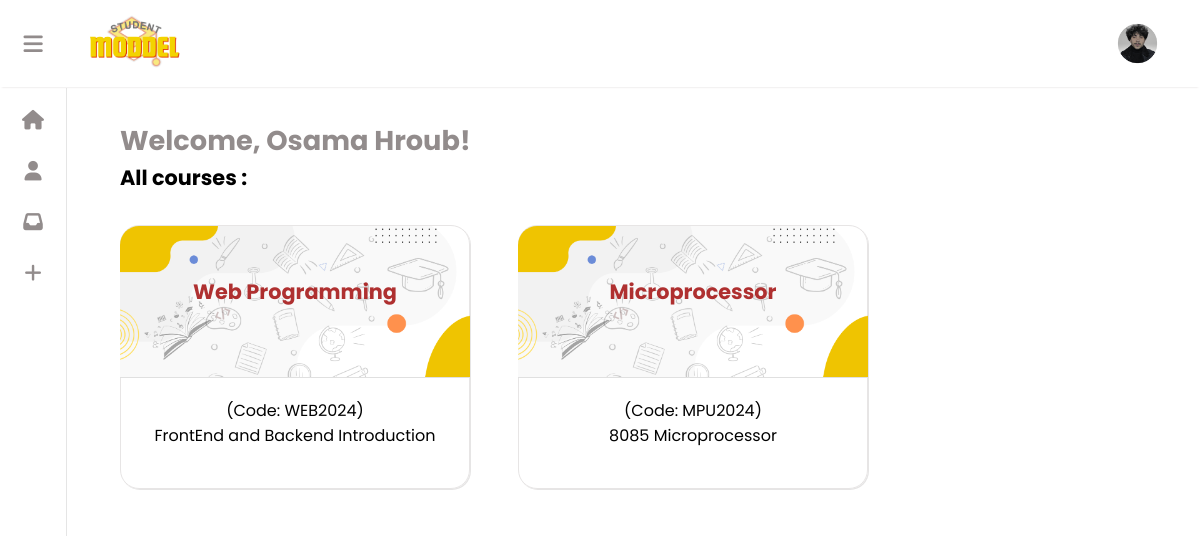
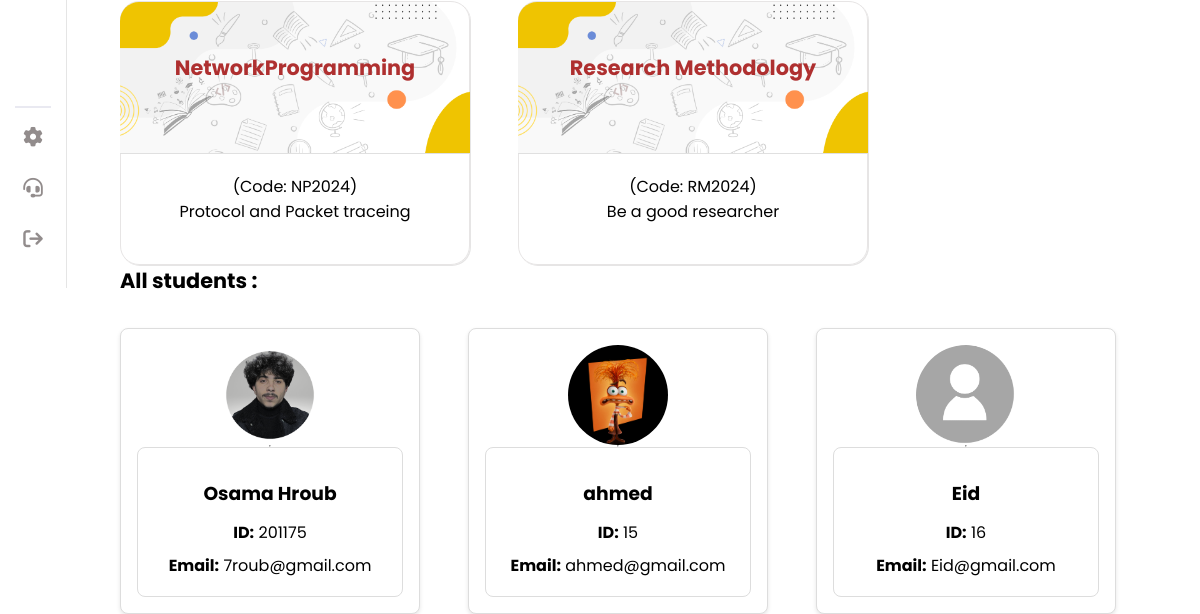
Before: / (signed in) with the older database file (2 pictures, top to bottom).
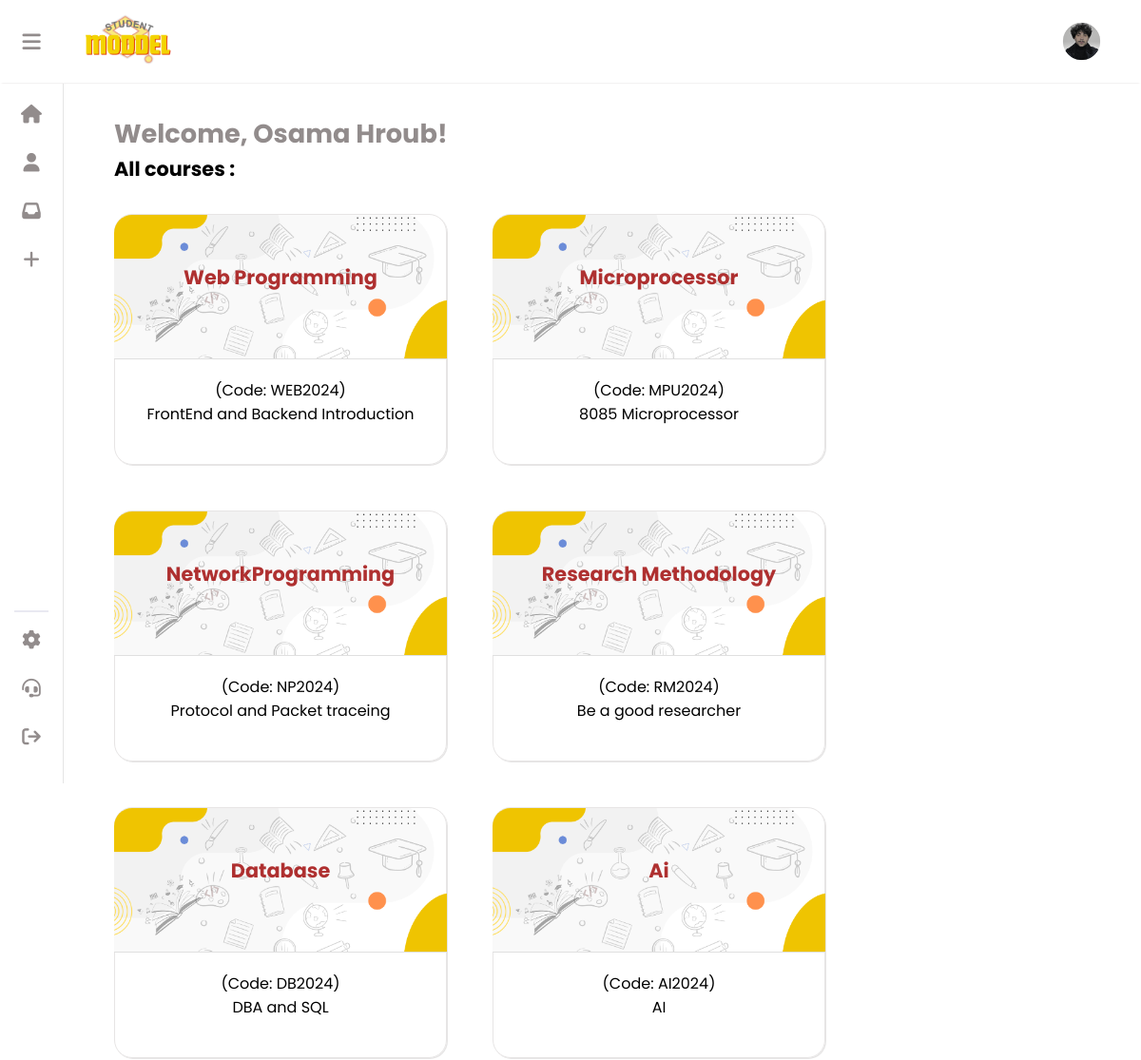
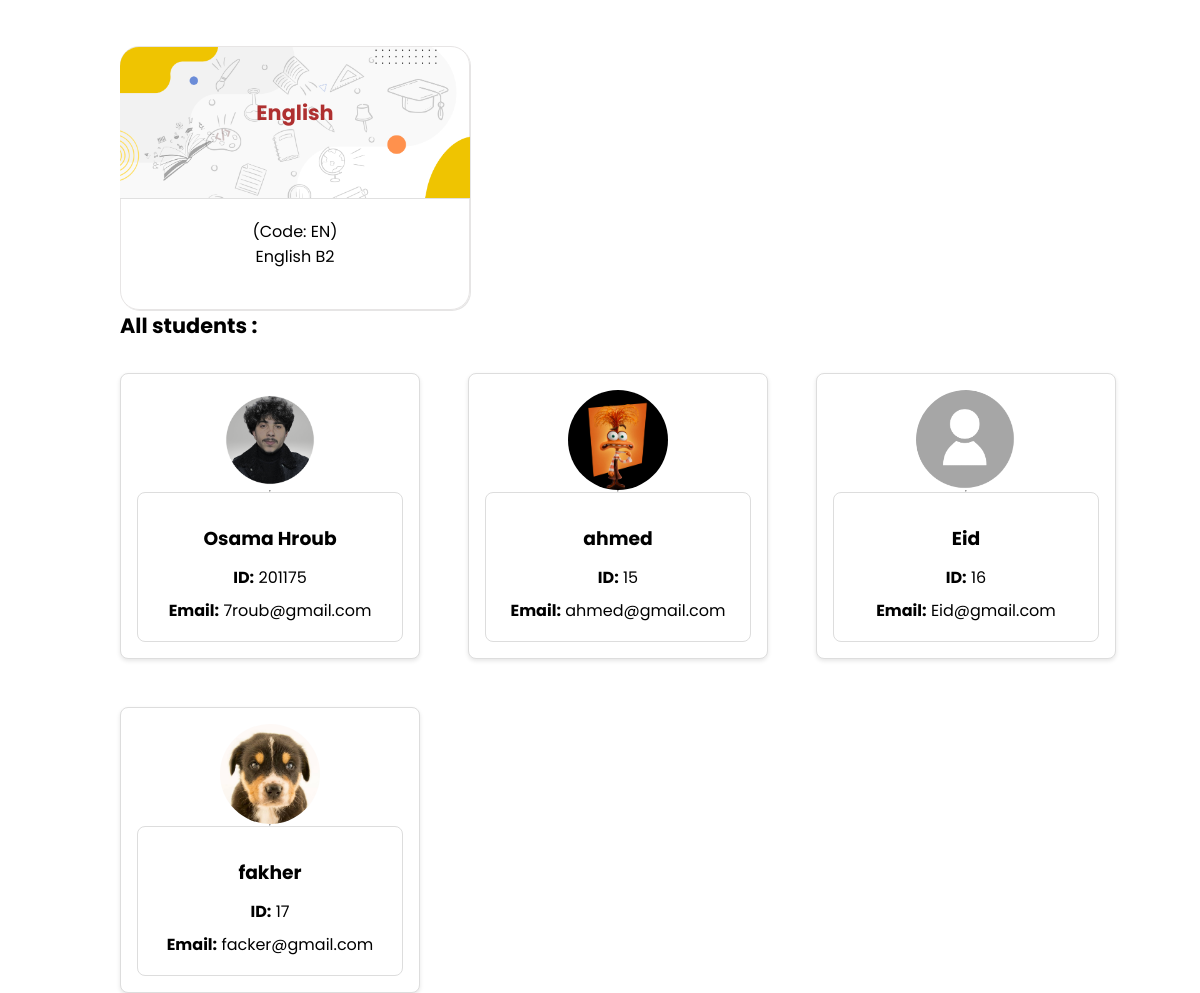
After: the same page with the newer database file (2 pictures, top to bottom).
### crud/models.py (models this page shows, shortened)
class Student(models.Model):
    fullname = models.CharField(max_length=90,null=False,default='No Name Provided')
    user = models.ForeignKey(User, on_delete=models.CASCADE, default=1)
    email = models.CharField(max_length=100)
    id_user = models.IntegerField( null=True)
    avatar = models.ImageField(upload_to='avatars/', null=True, blank=True, default= 'defult.png')
    bio = models.CharField(max_length=250 , null=True, blank=True, default='None')

class Courses(models.Model):
    code = models.CharField(primary_key=True, max_length=10)
    name = models.CharField(max_length=100)
    description = models.CharField(max_length=255)
    prerequisites = models.ManyToManyField('self', through='Prerequisties', symmetrical=False)
    instractor = models.CharField(max_length=30,default='')
    capacity = models.IntegerField(default=0)
    schedule_id = models.ForeignKey(CoruseSchedules,on_delete=models.CASCADE,null=True,unique=True)

### crud/views.py (the view)
# urls.py: path('', views.home, name=''),
@login_required(login_url='/login'  )
def home(request):
    userl = request.user#used to return user to the home page also i used this for the user photo in the navigatior u will see that i do the same thing may time becouse i
    print(f'Logged-in user: {userl}')
    student = Student.objects.filter(user=userl).first()
    print(f'Student found: {student}')
    courseAdmin = Courses.objects.all()
    courses = []
    students = Student.objects.all()
    if student:
        registrations = studentsReg.objects.filter(student_id=student)
        print(f'Registrations found: {registrations.count()}')
        for registration in registrations:
            course = registration.course_id
            courses.append(course)
            print(f'Registered Course: {course.name}, Code: {course.code}')
    return render(request, 'index.html', {'student': student, 'courses': courses,'courseAdmin':courseAdmin,'users':students} )

### crud/templates/index.html (shortened to what this page needs)
<!DOCTYPE html>
<html lang="en">
<head>
    {% load static %}
    <link rel="stylesheet" type="text/css" href="{% static 'css/style.css' %}">
    <link rel="stylesheet" href="https://cdnjs.cloudflare.com/ajax/libs/font-awesome/6.5.1/css/all.min.css"
 />
</head>
<body>
    {% include "aside.html" %}
    <div class="pagecontent">
        <div class="content">
            <h1 class="h1name">Welcome, {{ student.fullname }}!</h1>
            {%if user.is_staff%}
            <h2>All courses : </h2>
            <ul class="coursesReg">
                {% for course in courseAdmin %}
                    <div class="courses">
                        <div class="header1">
                            <a href="{% url 'course' course.code %}"><h2>{{ course.name }}</h2></a>
                        </div>
                        <li>(Code: {{ course.code }})</li>
                        <li>{{ course.description }}</li>
                    </div>
                {% empty %}
                    <li>There is no courses added.</li>
                {% endfor %}
            </ul>
            <h2>All students : </h2>
            <ul class="coursesReg">
                {% for user in users %}
                <div class="card">
                <img src="{{ user.avatar.url }}" alt="{{ user.fullname }}">
                <hr>
                <div class="userdata">
                    <h3 >{{ user.fullname }}</h3>
                    <p><strong>ID:</strong> {{ user.id_user }}</p>
                    <p><strong>Email:</strong> {{ user.email }}</p>
                </div>
            </div>
        {% endfor %}
            </ul>
            {%endif%}
        </div>
    </div>
</body>
</html>

### crud/templates/aside.html (shortened to what this page needs)
{% load static %}
<div class="navcontainer">   <nav>
    <div class="navbar">
        <button class="user" id="user">
            <i class="fa-solid fa-bars"></i>
        </button>
        <div class="logo">
            <a href="{% url '' %}"><img src="{% static 'logo.png' %}" width="100px" alt="" class="logoimg"></a>
        </div>
    </div>
    <div class="new">
        {% if student.avatar %}
        <img  src="{{student.avatar.url}}" height="45px" width="45px" style="border-radius: 50%;" alt="" class="profile">
        {% else %}
        <img  src="{% static 'assets/defult.png'%}" height="45px" width="45px" style="border-radius: 50%;" alt="" class="profile">
        {% endif %}
    </div>
</nav></div>
<aside class="aside" id="aside">
    <div class="list">
        <ul>
            <li><button>
                <a href="{% url '' %}"><i class="fa-solid fa-house"></i><span class="text">home</span></a>
                </button></li>
            <li><button>
                  <a href="{% url 'profile' %}">  <i class="fa-solid fa-user"></i><span class="text">profile</span></a>
                </button></li>
            <li><button>
                <a href="{% url 'notifications' %}"><i class="fa-solid fa-inbox"></i></i><span class="text">inbox</span>
                </button></li></a>
                {%if user.is_staff%}
            <li><button id="add">
                <a href="{% url 'addcourse' %}">
            <i class="fa-solid fa-plus"></i><span class="text">Add Course</span> </a>
        </button></li>
        {%endif%}
        </ul>
    </div>
    <hr>
    <div class="list">
        <ul>
            <li><button>
                <a href="{% url 'sittings' %}"><i class="fa-solid fa-gear"></i><span class="text">sittings</span></a>
                </button></li>
            <li><button>
                <a href="{% url 'support' %}"><i class="fa-solid fa-headset"></i><span class="text">Contact</span></a>
                </button></li>
            <li><button >
                   <a href="{% url 'logout' %}"><i class="fa-solid fa-arrow-right-from-bracket"></i><span class="text">logOut</span></a>
                </button></li>
        </ul>
    </div>
</aside>

### crud/templates/index.html (style rules this page uses)
.header1 a { text-decoration: none; }
.card { display: flex; flex-direction: column; justify-content: space-around; align-items: center; border: 1px solid #ddd; border-radius: 8px; box-shadow: 0 2px 4px rgba(0, 0, 0, 0.1); width: 300px; padding: 16px; background-color: #fff; }
.card img { width: 100px; height: 100px; border-radius: 50%; object-fit: cover; }
.card h3 { margin: 16px 0 8px; }
.card p { margin: 4px 0; }
.userdata { display: flex; flex-direction: column; justify-content: center; align-items: center; border: 1px solid #ddd; border-radius: 8px; width: 100%; height: 150px; background-color: #fff; }

Changed rows visible on the page:
added Courses: name "Database", code "DB2024", description "DBA and SQL"
added Courses: name "Ai", code "AI2024", description "AI"
added Courses: name "English", code "EN", description "English B2"
added Student: avatar (picture), fullname "fakher", id_user "17", email "facker@gmail.com"
